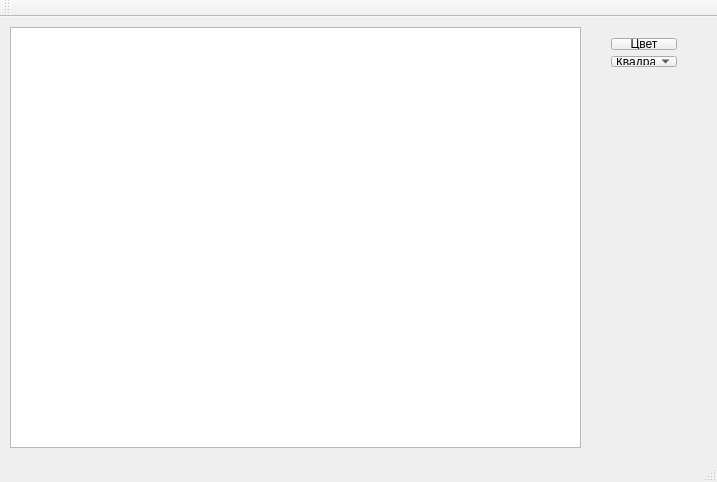
<?xml version="1.0" encoding="UTF-8"?>
<ui version="4.0">
 <class>MainWindow</class>
 <widget class="QMainWindow" name="MainWindow">
  <property name="geometry">
   <rect>
    <x>0</x>
    <y>0</y>
    <width>717</width>
    <height>482</height>
   </rect>
  </property>
  <property name="windowTitle">
   <string>MainWindow</string>
  </property>
  <widget class="QWidget" name="centralWidget">
   <widget class="QGraphicsView" name="graphicsView">
    <property name="geometry">
     <rect>
      <x>10</x>
      <y>10</y>
      <width>571</width>
      <height>421</height>
     </rect>
    </property>
   </widget>
   <widget class="QWidget" name="">
    <property name="geometry">
     <rect>
      <x>600</x>
      <y>10</y>
      <width>88</width>
      <height>51</height>
     </rect>
    </property>
    <layout class="QVBoxLayout" name="verticalLayout">
     <item>
      <widget class="QPushButton" name="colorButton">
       <property name="text">
        <string>Цвет</string>
       </property>
      </widget>
     </item>
     <item>
      <widget class="QComboBox" name="figureBox">
       <item>
        <property name="text">
         <string>Квадрат</string>
        </property>
       </item>
       <item>
        <property name="text">
         <string>Прямоугольник</string>
        </property>
       </item>
       <item>
        <property name="text">
         <string>Ромб</string>
        </property>
       </item>
       <item>
        <property name="text">
         <string>Треугольник</string>
        </property>
       </item>
       <item>
        <property name="text">
         <string>Эллипс</string>
        </property>
       </item>
      </widget>
     </item>
    </layout>
   </widget>
  </widget>
  <widget class="QMenuBar" name="menuBar">
   <property name="geometry">
    <rect>
     <x>0</x>
     <y>0</y>
     <width>717</width>
     <height>21</height>
    </rect>
   </property>
  </widget>
  <widget class="QToolBar" name="mainToolBar">
   <attribute name="toolBarArea">
    <enum>TopToolBarArea</enum>
   </attribute>
   <attribute name="toolBarBreak">
    <bool>false</bool>
   </attribute>
  </widget>
  <widget class="QStatusBar" name="statusBar"/>
 </widget>
 <layoutdefault spacing="6" margin="11"/>
 <resources/>
 <connections/>
</ui>
